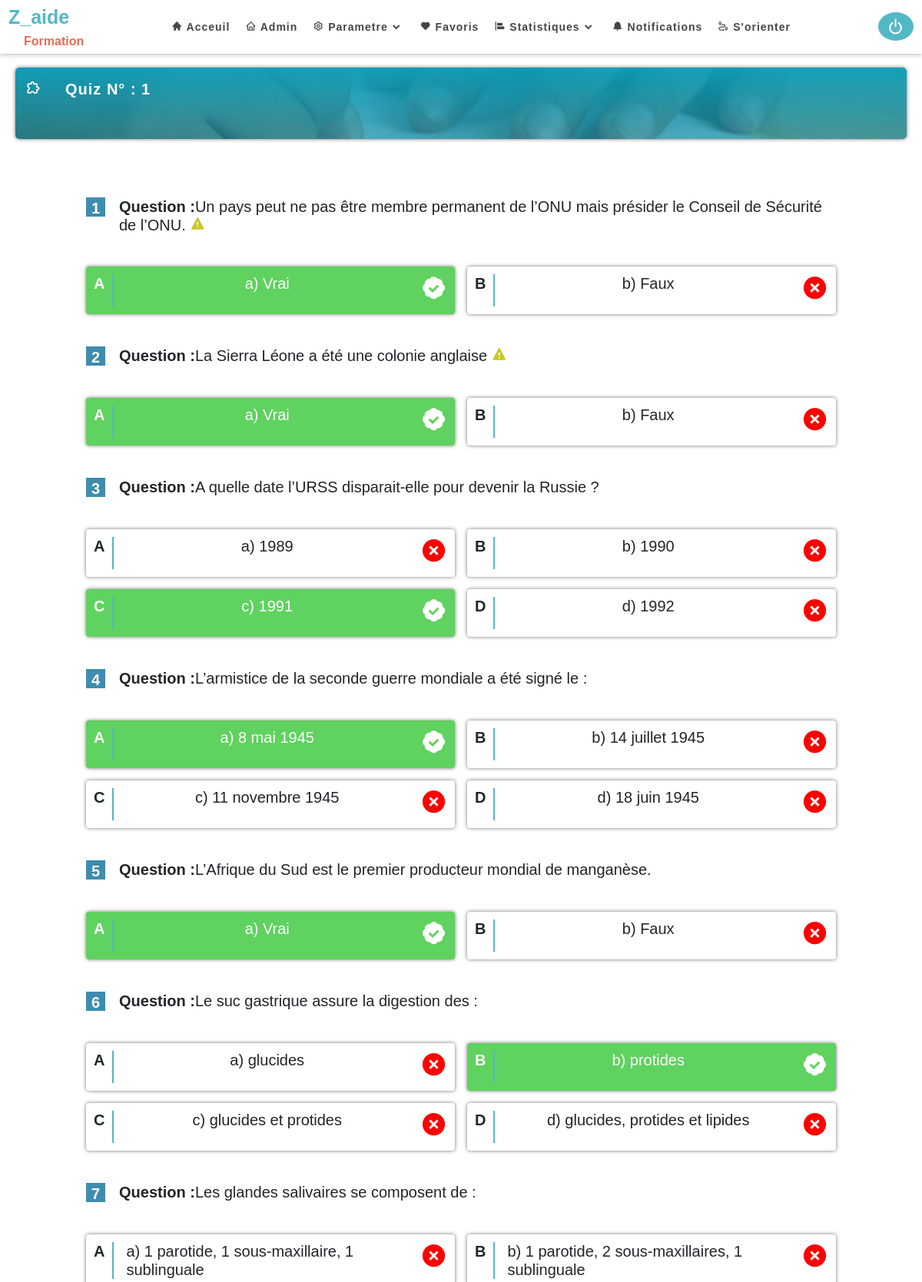
The page /quizjour/jourResultcorrection/9 (signed in, upper part) on the database its author committed.
### Quiz/models.py (models this page shows, shortened)
class Quizjour(models.Model):
    disponibilité=(
        ('disponible','disponible'),
        ('indisponible','indisponible')
    )
    nomQuiz=models.CharField(max_length=300)
    numeroQuiz=models.IntegerField(help_text="Questionnaire Numero")
    nombreDequestion=models.IntegerField(help_text="nombre de question")
    temps=models.IntegerField(help_text="temps pour traiter le questionnair")
    score=models.IntegerField(help_text="Point pour le questionnaire")
    date=models.DateTimeField(auto_now_add=True)
    etat=models.CharField(choices=disponibilité,max_length=200,blank=True)
    def get_question(self):
        questions=list(self.Quizjou.all())
        return  questions[:self.nombreDequestion]
    class  Meta:
        ordering= ['-date']

class Questionsjour(models.Model):
    text=models.TextField(null=True,blank=True)
    indication=models.TextField(null=True,blank=True)
    image=models.FileField(upload_to='imagequestion',blank=True)
    quiz=models.ForeignKey(Quizjour,on_delete=models.CASCADE,related_name="Quizjou")
    date=models.DateTimeField(auto_now_add=True)
    def get_reponse(self):
            return self.questionjou.all()

class Reponsesjour(models.Model):
    text= models.TextField(blank=True,null=True)
    correct=models.BooleanField(default=False)
    question=models.ForeignKey(Questionsjour,on_delete=models.CASCADE,related_name='questionjou')
    date=models.DateTimeField(auto_now_add=True)

### Quiz/views.py (the view)
# urls.py: path('jourResultcorrection/<int:int_quiz>',views.ResultcorrectionJour,name="ResultcorrectionJour"),
@login_required(login_url='connex:log')
def ResultcorrectionJour(request,int_quiz):
    apikey = "125372921762c600b5f24d88.95678537"
    site_id = "125372921762c600b5f24d88.95678537"
    client = Cinetpay(apikey,site_id)
    data = {
            'amount' : 1000,
            'currency' : "XOF",
            'transaction_id' : "XXXXXXXXXXXXXXXX",
            'description' : "TRANSACTION DESCRIPTION",
            'return_url' : "https://www.exemple.com/return",
            'notify_url' : "https://www.exemple.com/notify",
            'customer_name' : "XXXXXXXXXXXX",
            'customer_surname' : "XXXXXXXXXXXXX",
        }
    print(client.PaymentInitialization(data) )
    quiz=Quizjour.objects.get(pk=int_quiz)
    adhe=Adherant.objects.get(user=request.user)
    check=Souscription.objects.filter(adherant_souscrit=adhe).exists()
    check=str(check)
    context={
        'quiz':quiz,
        'check':check,
    }
    return render(request,'resulcorrectionJour.html',context)

### connex/models.py (called while the page is built)
    def __str__(self):
        return self.email

### programme/templatetags/myfilter.py (called while the page is built)
@register.filter(name='to_char')
def  to_char(value):
    lettre=chr(96+value)
    return  lettre.upper()

### Quiz/templates/resulcorrectionJour.html (shortened to what this page needs)
{% extends 'base.html'  %}
{% load static %}
{% load myfilter %}
{%  block content  %}
{% include 'nav.html' %}
<section class="First mt-5">
    <div class="second">
        <div class="present">
            <div class="icon">
                <i class="bx bx-extension"></i>
            </div>
            <p>{{quiz.nomQuiz}} N° : {{quiz.numeroQuiz}}</p>
        </div>
    </div>
</section>
<section class="results h5">
    {% if check == "True" %}
    {% for q in quiz.get_question  %}
    <div class="question h5">
        <div class="number me-2">
           <p>{{forloop.counter}} </p>
        </div>
        <p>
           <b> Question :</b>{{q.text|safe}}
           {% if q.indication  %}
           <button class="bx bxs-error"  type="button" data-bs-toggle="offcanvas" data-bs-target="#e{{q.pk}}" aria-controls="offcanvasBottom"></button>
           {%endif%}
        </p>
    </div>
    <div class="resulta" >
        {% for a in q.get_reponse %}
         {% if a.correct == True  %}
        <div class="cards A">
            <div class="leter">
                <p> {{forloop.counter|to_char}}</p>
           </div>
           <div class="present">
               <p>
                  {{a.text|safe}}
               </p>
           </div>
           <div class="icon">
               <i class="bx bxs-badge-check"></i>
           </div>
        </div>
        {%else%}
        <div class="cards B">
            <div class="leter">
                <p>{{forloop.counter|to_char}}</p>
           </div>
           <div class="present">
            <p>{{a.text|safe}}</p>
           </div>
           <div class="icon">
               <i class="bx bxs-x-circle"></i>
           </div>
        </div>
        {%endif%}
        {%endfor%}
    </div>
{%endfor%}
{%endif%}
</section>
{% endblock  %}

### rows shown on the page
Quizjour: nomQuiz "Quiz", numeroQuiz "1"
Questionsjour: text "Un pays peut ne pas être membre permanent de l’ONU mais présider le Conseil de Sécurité de l’ONU."
Reponsesjour: text "a) Vrai"
Reponsesjour: text "b) Faux"
Questionsjour: text "La Sierra Léone a été une colonie anglaise"
Reponsesjour: text "a) Vrai"
Reponsesjour: text "b) Faux"
Questionsjour: text "A quelle date l’URSS disparait-elle pour devenir la Russie ?"
Reponsesjour: text "a) 1989"
Reponsesjour: text "b) 1990"
Reponsesjour: text "c) 1991"
Reponsesjour: text "d) 1992"
Questionsjour: text "L’armistice de la seconde guerre mondiale a été signé le :"
Reponsesjour: text "a) 8 mai 1945"
Reponsesjour: text "b) 14 juillet 1945"
Reponsesjour: text "c) 11 novembre 1945"
Reponsesjour: text "d) 18 juin 1945"
Questionsjour: text "L’Afrique du Sud est le premier producteur mondial de manganèse."
Reponsesjour: text "a) Vrai"
Reponsesjour: text "b) Faux"
Questionsjour: text "Le suc gastrique assure la digestion des :"
Reponsesjour: text "a) glucides"
Reponsesjour: text "b) protides"
Reponsesjour: text "c) glucides et protides"
Reponsesjour: text "d) glucides, protides et lipides"
Questionsjour: text "Les glandes salivaires se composent de :"
Reponsesjour: text "a) 1 parotide, 1 sous-maxillaire, 1 sublinguale"
Reponsesjour: text "b) 1 parotide, 2 sous-maxillaires, 1 sublinguale"
